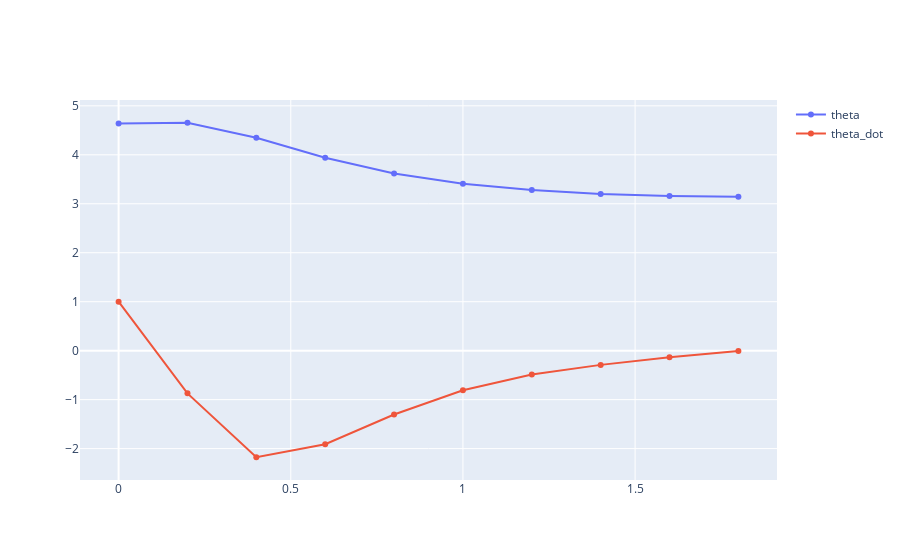

The notebook cell saved with this chart:
### Code cell
x0 = torch.Tensor([np.pi+1.5, 1.]).double()
v, res = V(x0)
sys.plot_result(res).show()

### Figure 1 — Plotly figure (JSON) as saved in the notebook; plotly's stock layout.template omitted (floating-point values rounded to 4 significant figures)
{"data": [{"name": "theta", "type": "scatter", "x": [0, 0.2, 0.4, 0.6, 0.8, 1.0, 1.2, 1.4, 1.6, 1.8], "y": [4.642, 4.654, 4.35, 3.941, 3.619, 3.408, 3.279, 3.201, 3.159, 3.145]}, {"name": "theta_dot", "type": "scatter", "x": [0, 0.2, 0.4, 0.6, 0.8, 1.0, 1.2, 1.4, 1.6, 1.8], "y": [1, -0.872, -2.176, -1.911, -1.304, -0.807, -0.4855, -0.2902, -0.1357, -0.007272]}], "layout": {}}
